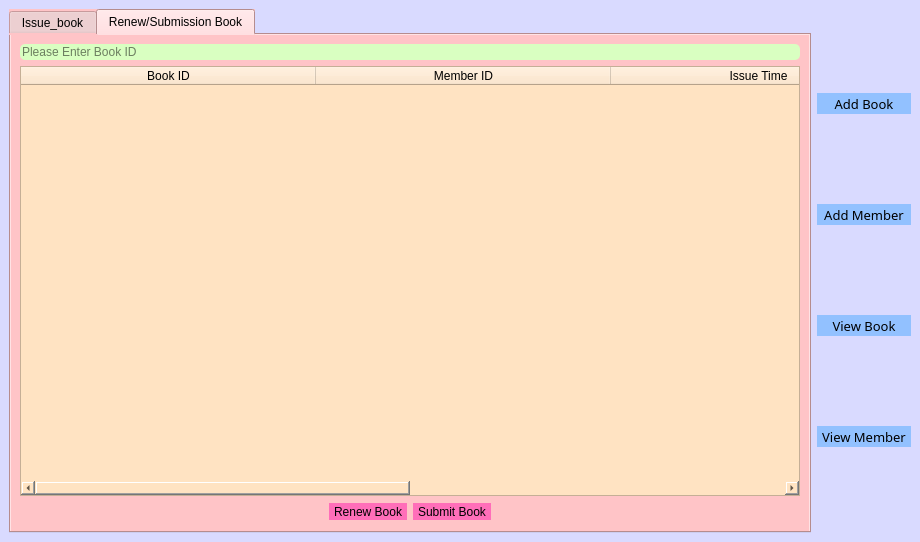
<?xml version="1.0" encoding="UTF-8"?>
<ui version="4.0">
 <class>MainWindow</class>
 <widget class="QMainWindow" name="MainWindow">
  <property name="geometry">
   <rect>
    <x>0</x>
    <y>0</y>
    <width>920</width>
    <height>542</height>
   </rect>
  </property>
  <property name="windowTitle">
   <string>LMS</string>
  </property>
  <property name="styleSheet">
   <string notr="true">background-color: rgb(217, 218, 255);</string>
  </property>
  <widget class="QWidget" name="centralwidget">
   <layout class="QHBoxLayout" name="horizontalLayout_5">
    <item>
     <widget class="QTabWidget" name="tabWidget">
      <property name="styleSheet">
       <string notr="true">background-color: rgb(255, 196, 199);</string>
      </property>
      <property name="tabShape">
       <enum>QTabWidget::Rounded</enum>
      </property>
      <property name="currentIndex">
       <number>1</number>
      </property>
      <widget class="QWidget" name="tab_1">
       <attribute name="title">
        <string>Issue_book</string>
       </attribute>
       <layout class="QVBoxLayout" name="verticalLayout_4">
        <item>
         <widget class="QWidget" name="horizontalWidget" native="true">
          <property name="styleSheet">
           <string notr="true">QWidget{

	background-color: rgb(243, 255, 196);


}</string>
          </property>
          <layout class="QHBoxLayout" name="horizontalLayout">
           <item>
            <widget class="QLineEdit" name="lineEdit_bookid">
             <property name="maximumSize">
              <size>
               <width>16777215</width>
               <height>20</height>
              </size>
             </property>
             <property name="styleSheet">
              <string notr="true">QLineEdit{border-radius:5px;
background-color: rgb(255, 255, 255);

}
QLineEdit:focus{
border: 2px solid rgb(255, 215, 238);
}
</string>
             </property>
             <property name="placeholderText">
              <string>Please Enter Book ID</string>
             </property>
            </widget>
           </item>
           <item>
            <spacer name="horizontalSpacer">
             <property name="orientation">
              <enum>Qt::Horizontal</enum>
             </property>
             <property name="sizeHint" stdset="0">
              <size>
               <width>40</width>
               <height>20</height>
              </size>
             </property>
            </spacer>
           </item>
           <item>
            <widget class="QWidget" name="widget" native="true">
             <layout class="QVBoxLayout" name="verticalLayout_2">
              <item>
               <widget class="QLabel" name="label_bookname">
                <property name="font">
                 <font>
                  <family>Sitka Banner</family>
                  <pointsize>16</pointsize>
                  <weight>75</weight>
                  <bold>true</bold>
                 </font>
                </property>
                <property name="text">
                 <string>Book Name</string>
                </property>
               </widget>
              </item>
              <item>
               <widget class="QLabel" name="label_bookauthor">
                <property name="font">
                 <font>
                  <family>Sitka Banner</family>
                  <pointsize>16</pointsize>
                  <weight>75</weight>
                  <bold>true</bold>
                 </font>
                </property>
                <property name="text">
                 <string>Book Author</string>
                </property>
               </widget>
              </item>
             </layout>
            </widget>
           </item>
          </layout>
         </widget>
        </item>
        <item>
         <widget class="QWidget" name="horizontalWidget_2" native="true">
          <property name="styleSheet">
           <string notr="true">QWidget{

	background-color: rgb(243, 255, 196);


}</string>
          </property>
          <layout class="QHBoxLayout" name="horizontalLayout_2">
           <item>
            <widget class="QLineEdit" name="lineEdit_memberid">
             <property name="maximumSize">
              <size>
               <width>16777215</width>
               <height>20</height>
              </size>
             </property>
             <property name="styleSheet">
              <string notr="true">QLineEdit{border-radius:5px;
background-color: rgb(255, 255, 255);

}
QLineEdit:focus{
border: 2px solid rgb(255, 215, 238);
}
</string>
             </property>
             <property name="placeholderText">
              <string>Please Enter Member ID</string>
             </property>
            </widget>
           </item>
           <item>
            <spacer name="horizontalSpacer_2">
             <property name="orientation">
              <enum>Qt::Horizontal</enum>
             </property>
             <property name="sizeHint" stdset="0">
              <size>
               <width>40</width>
               <height>20</height>
              </size>
             </property>
            </spacer>
           </item>
           <item>
            <widget class="QWidget" name="widget" native="true">
             <layout class="QVBoxLayout" name="verticalLayout_3">
              <item>
               <widget class="QLabel" name="label_membername">
                <property name="font">
                 <font>
                  <family>Sitka Banner</family>
                  <pointsize>16</pointsize>
                  <weight>75</weight>
                  <bold>true</bold>
                 </font>
                </property>
                <property name="text">
                 <string>Member Name</string>
                </property>
               </widget>
              </item>
              <item>
               <widget class="QLabel" name="label_contactinfo">
                <property name="font">
                 <font>
                  <family>Sitka Banner</family>
                  <pointsize>16</pointsize>
                  <weight>75</weight>
                  <bold>true</bold>
                 </font>
                </property>
                <property name="text">
                 <string>Contact Info</string>
                </property>
               </widget>
              </item>
             </layout>
            </widget>
           </item>
          </layout>
         </widget>
        </item>
        <item>
         <layout class="QHBoxLayout" name="horizontalLayout_3">
          <item>
           <spacer name="horizontalSpacer_3">
            <property name="orientation">
             <enum>Qt::Horizontal</enum>
            </property>
            <property name="sizeHint" stdset="0">
             <size>
              <width>40</width>
              <height>20</height>
             </size>
            </property>
           </spacer>
          </item>
          <item>
           <widget class="QToolButton" name="toolButton_issuebook">
            <property name="styleSheet">
             <string notr="true">QToolButton{border-radius:11px;


background-color: rgb(255, 110, 185);

}
QToolButton:hover{



	background-color: rgb(34, 133, 255);
}
</string>
            </property>
            <property name="text">
             <string>Issue Book</string>
            </property>
            <property name="icon">
             <iconset resource="Icons.qrc">
              <normaloff>:/images/images/issuebook.png</normaloff>:/images/images/issuebook.png</iconset>
            </property>
            <property name="iconSize">
             <size>
              <width>40</width>
              <height>40</height>
             </size>
            </property>
            <property name="toolButtonStyle">
             <enum>Qt::ToolButtonTextUnderIcon</enum>
            </property>
           </widget>
          </item>
          <item>
           <spacer name="horizontalSpacer_4">
            <property name="orientation">
             <enum>Qt::Horizontal</enum>
            </property>
            <property name="sizeHint" stdset="0">
             <size>
              <width>40</width>
              <height>20</height>
             </size>
            </property>
           </spacer>
          </item>
         </layout>
        </item>
       </layout>
      </widget>
      <widget class="QWidget" name="tab_2">
       <attribute name="title">
        <string>Renew/Submission Book</string>
       </attribute>
       <layout class="QVBoxLayout" name="verticalLayout_5">
        <item>
         <widget class="QLineEdit" name="lineEdit_submission">
          <property name="maximumSize">
           <size>
            <width>16777215</width>
            <height>80</height>
           </size>
          </property>
          <property name="styleSheet">
           <string notr="true">QLineEdit{border-radius:5px;
background-color: rgb(217, 255, 193);
}
QLineEdit:focus{
border: 2px solid rgb(255, 215, 238);
}
</string>
          </property>
          <property name="placeholderText">
           <string>Please Enter Book ID</string>
          </property>
         </widget>
        </item>
        <item>
         <widget class="QTableWidget" name="tableWidget">
          <property name="styleSheet">
           <string notr="true">background-color: rgb(255, 227, 194);</string>
          </property>
          <attribute name="horizontalHeaderDefaultSectionSize">
           <number>295</number>
          </attribute>
          <column>
           <property name="text">
            <string>Book ID</string>
           </property>
          </column>
          <column>
           <property name="text">
            <string>Member ID</string>
           </property>
          </column>
          <column>
           <property name="text">
            <string>Issue Time</string>
           </property>
          </column>
          <column>
           <property name="text">
            <string>RenewCount</string>
           </property>
          </column>
         </widget>
        </item>
        <item>
         <layout class="QHBoxLayout" name="horizontalLayout_4">
          <item>
           <spacer name="horizontalSpacer_5">
            <property name="orientation">
             <enum>Qt::Horizontal</enum>
            </property>
            <property name="sizeHint" stdset="0">
             <size>
              <width>40</width>
              <height>20</height>
             </size>
            </property>
           </spacer>
          </item>
          <item>
           <widget class="QToolButton" name="toolButton_renew">
            <property name="styleSheet">
             <string notr="true">QToolButton{border-radius:11px;


background-color: rgb(255, 110, 185);

}
QToolButton:hover{



	background-color: rgb(34, 133, 255);
}
</string>
            </property>
            <property name="text">
             <string>Renew Book</string>
            </property>
            <property name="icon">
             <iconset resource="Icons.qrc">
              <normaloff>:/images/images/renew.png</normaloff>:/images/images/renew.png</iconset>
            </property>
            <property name="iconSize">
             <size>
              <width>20</width>
              <height>20</height>
             </size>
            </property>
            <property name="toolButtonStyle">
             <enum>Qt::ToolButtonTextUnderIcon</enum>
            </property>
           </widget>
          </item>
          <item>
           <widget class="QToolButton" name="toolButton_submit">
            <property name="styleSheet">
             <string notr="true">QToolButton{border-radius:11px;


background-color: rgb(255, 110, 185);

}
QToolButton:hover{



	background-color: rgb(34, 133, 255);
}
</string>
            </property>
            <property name="text">
             <string>Submit Book</string>
            </property>
            <property name="icon">
             <iconset resource="Icons.qrc">
              <normaloff>:/images/images/submission.png</normaloff>:/images/images/submission.png</iconset>
            </property>
            <property name="iconSize">
             <size>
              <width>20</width>
              <height>20</height>
             </size>
            </property>
            <property name="toolButtonStyle">
             <enum>Qt::ToolButtonTextUnderIcon</enum>
            </property>
           </widget>
          </item>
          <item>
           <spacer name="horizontalSpacer_6">
            <property name="orientation">
             <enum>Qt::Horizontal</enum>
            </property>
            <property name="sizeHint" stdset="0">
             <size>
              <width>40</width>
              <height>20</height>
             </size>
            </property>
           </spacer>
          </item>
         </layout>
        </item>
       </layout>
      </widget>
     </widget>
    </item>
    <item>
     <layout class="QVBoxLayout" name="verticalLayout">
      <item>
       <widget class="QToolButton" name="toolButton_addbook">
        <property name="maximumSize">
         <size>
          <width>145</width>
          <height>16777215</height>
         </size>
        </property>
        <property name="font">
         <font>
          <family>Sitka Small</family>
          <pointsize>10</pointsize>
         </font>
        </property>
        <property name="styleSheet">
         <string notr="true">QToolButton{border-radius:11px;
background-color: rgb(146, 193, 255);
}
QToolButton:hover{
background-color: rgb(255, 166, 139);
}
</string>
        </property>
        <property name="text">
         <string>Add Book</string>
        </property>
        <property name="icon">
         <iconset resource="Icons.qrc">
          <normaloff>:/images/images/addbook.png</normaloff>:/images/images/addbook.png</iconset>
        </property>
        <property name="iconSize">
         <size>
          <width>68</width>
          <height>68</height>
         </size>
        </property>
        <property name="checkable">
         <bool>false</bool>
        </property>
        <property name="toolButtonStyle">
         <enum>Qt::ToolButtonTextUnderIcon</enum>
        </property>
       </widget>
      </item>
      <item>
       <widget class="QToolButton" name="toolButton_addmember">
        <property name="maximumSize">
         <size>
          <width>220</width>
          <height>16777215</height>
         </size>
        </property>
        <property name="font">
         <font>
          <family>Sitka Small</family>
          <pointsize>10</pointsize>
         </font>
        </property>
        <property name="styleSheet">
         <string notr="true">QToolButton{border-radius:11px;
background-color: rgb(146, 193, 255);
}
QToolButton:hover{
background-color: rgb(255, 166, 139);
}
</string>
        </property>
        <property name="text">
         <string>Add Member</string>
        </property>
        <property name="icon">
         <iconset resource="Icons.qrc">
          <normaloff>:/images/images/addmember.png</normaloff>:/images/images/addmember.png</iconset>
        </property>
        <property name="iconSize">
         <size>
          <width>68</width>
          <height>68</height>
         </size>
        </property>
        <property name="checkable">
         <bool>false</bool>
        </property>
        <property name="toolButtonStyle">
         <enum>Qt::ToolButtonTextUnderIcon</enum>
        </property>
       </widget>
      </item>
      <item>
       <widget class="QToolButton" name="toolButton_viewbook">
        <property name="maximumSize">
         <size>
          <width>220</width>
          <height>16777215</height>
         </size>
        </property>
        <property name="font">
         <font>
          <family>Sitka Small</family>
          <pointsize>10</pointsize>
         </font>
        </property>
        <property name="styleSheet">
         <string notr="true">QToolButton{border-radius:11px;
background-color: rgb(146, 193, 255);
}
QToolButton:hover{
background-color: rgb(255, 166, 139);
}
</string>
        </property>
        <property name="text">
         <string>View Book</string>
        </property>
        <property name="icon">
         <iconset resource="Icons.qrc">
          <normaloff>:/images/images/viewbook .png</normaloff>:/images/images/viewbook .png</iconset>
        </property>
        <property name="iconSize">
         <size>
          <width>68</width>
          <height>68</height>
         </size>
        </property>
        <property name="checkable">
         <bool>false</bool>
        </property>
        <property name="toolButtonStyle">
         <enum>Qt::ToolButtonTextUnderIcon</enum>
        </property>
       </widget>
      </item>
      <item>
       <widget class="QToolButton" name="toolButton_viewmember">
        <property name="maximumSize">
         <size>
          <width>220</width>
          <height>16777215</height>
         </size>
        </property>
        <property name="font">
         <font>
          <family>Sitka Small</family>
          <pointsize>10</pointsize>
         </font>
        </property>
        <property name="styleSheet">
         <string notr="true">QToolButton{border-radius:11px;
background-color: rgb(146, 193, 255);
}
QToolButton:hover{
background-color: rgb(255, 166, 139);
}
</string>
        </property>
        <property name="text">
         <string>View Member</string>
        </property>
        <property name="icon">
         <iconset resource="Icons.qrc">
          <normaloff>:/images/images/viewmembers.png</normaloff>:/images/images/viewmembers.png</iconset>
        </property>
        <property name="iconSize">
         <size>
          <width>68</width>
          <height>68</height>
         </size>
        </property>
        <property name="checkable">
         <bool>false</bool>
        </property>
        <property name="toolButtonStyle">
         <enum>Qt::ToolButtonTextUnderIcon</enum>
        </property>
       </widget>
      </item>
     </layout>
    </item>
   </layout>
  </widget>
 </widget>
 <resources>
  <include location="Icons.qrc"/>
 </resources>
 <connections/>
</ui>
